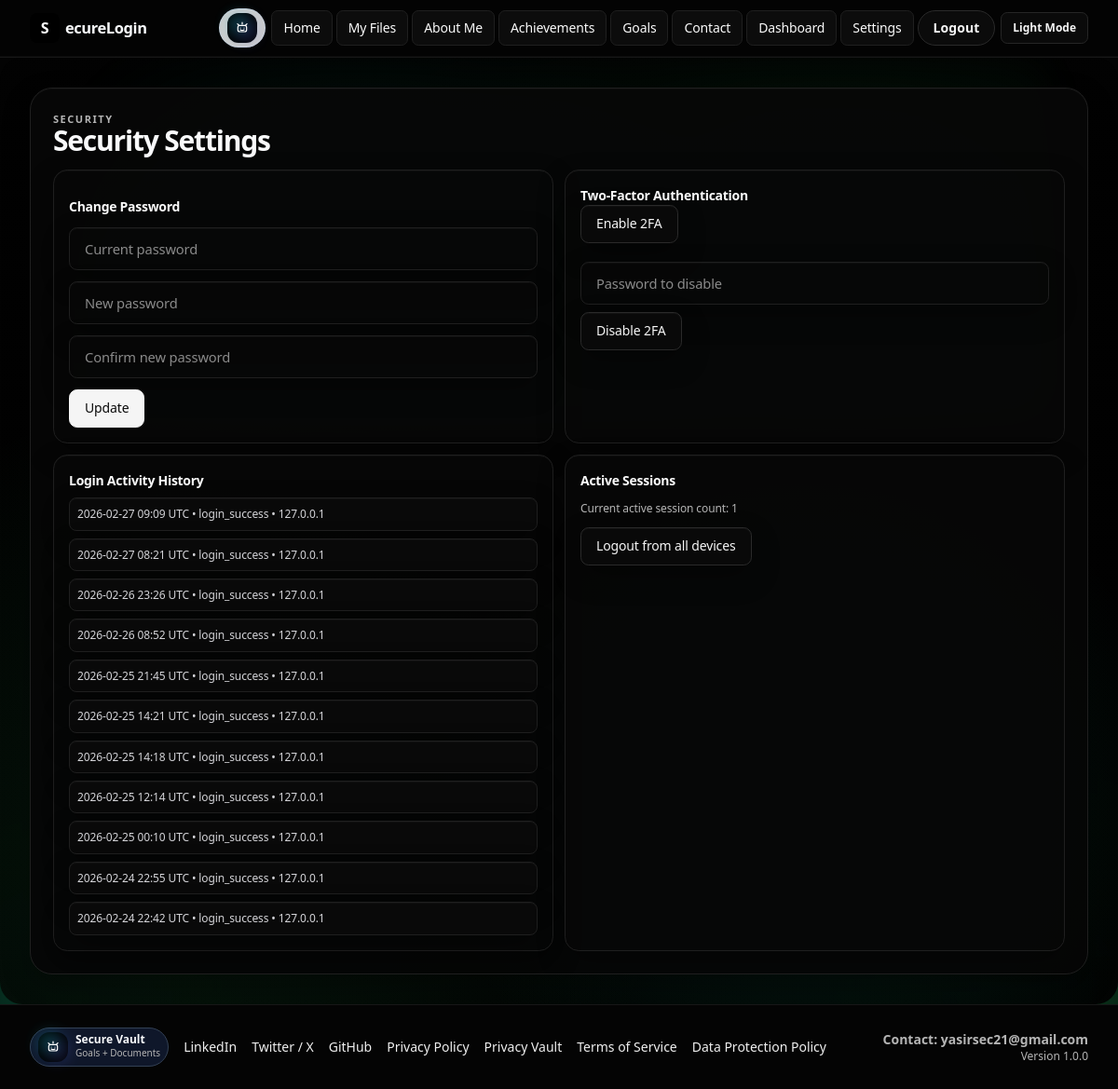
Screenshot of /security-settings (signed in) with the database file from the repository.
### app.py (models this page shows)
class ActivityLog(db.Model):
    id = db.Column(db.Integer, primary_key=True)
    user_id = db.Column(db.Integer, db.ForeignKey("user.id"), nullable=True)
    event_type = db.Column(db.String(80), nullable=False)
    details = db.Column(db.Text, nullable=True)
    ip_address = db.Column(db.String(64), nullable=True)
    created_at = db.Column(db.DateTime, default=datetime.utcnow, nullable=False)

### app.py (the view, shortened to what this page needs)
@app.route("/security-settings", methods=["GET", "POST"])
@login_required
def security_settings():
    recent_logins = (
        ActivityLog.query.filter_by(user_id=current_user.id)
        .filter(ActivityLog.event_type.like("login%"))
        .order_by(ActivityLog.created_at.desc())
        .limit(15)
        .all()
    )
    active_sessions = 1
    otp_uri = None
    if current_user.twofa_secret and pyotp:
        otp_uri = pyotp.TOTP(current_user.twofa_secret).provisioning_uri(
            name=current_user.email,
            issuer_name="SecureLogin",
        )
    return render_template(
        "security_settings.html",
        recent_logins=recent_logins,
        active_sessions=active_sessions,
        otp_uri=otp_uri,
        **ctx("Security Settings"),
    )

### app.py (called while the page is built)
@login_manager.user_loader
def load_user(user_id):
    return User.query.get(int(user_id))

def normalize_role(role):
    value = (role or "user").strip().lower()
    return value if value in ALLOWED_ROLES else "user"

def can_upload_posts():
    return current_user.is_authenticated and normalize_role(current_user.role) in {"owner", "admin"}

def is_owner():
    return current_user.is_authenticated and normalize_role(current_user.role) == "owner"

def is_admin_or_owner():
    return current_user.is_authenticated and normalize_role(current_user.role) in {"owner", "admin"}

def get_panel_endpoint(user_obj):
    role = normalize_role(getattr(user_obj, "role", "user"))
    if role in {"owner", "admin"}:
        return "owner_panel"
    return "dashboard"

def ctx(title):
    panel_endpoint = "user_panel"
    if current_user.is_authenticated:
        panel_endpoint = get_panel_endpoint(current_user)
    return {
        "title": title,
        "created_on": date.today().isoformat(),
        "is_logged_in": current_user.is_authenticated,
        "is_admin_owner": is_admin_or_owner(),
        "is_owner": is_owner(),
        "can_upload": can_upload_posts(),
        "panel_endpoint": panel_endpoint,
        "recaptcha_site_key": app.config.get("RECAPTCHA_SITE_KEY", ""),
        "app_version": app.config.get("APP_VERSION", "1.0.0"),
        "social_x_url": app.config.get("SOCIAL_X_URL", "https://x.com"),
        "social_linkedin_url": app.config.get("SOCIAL_LINKEDIN_URL", "https://www.linkedin.com"),
        "social_github_url": app.config.get("SOCIAL_GITHUB_URL", "https://github.com/ImYasir02"),
    }

def enforce_session_version():
    if not current_user.is_authenticated:
        return None
    current_version = session.get("session_version")
    if current_version is None:
        session["session_version"] = current_user.session_version
        return None
    if current_version != current_user.session_version:
        logout_user()
        flash("Session expired. Please login again.", "error")
        return redirect(url_for("login"))
    return None

    @property
    def is_active(self):
        return bool(self.is_active_user)

### app/templates/security_settings.html (shortened to what this page needs)
{% extends "base.html" %}
{% block content %}
<section class="security-settings-page relative overflow-hidden rounded-3xl border border-slate-300 bg-white p-6 shadow-sm dark:border-white/10 dark:bg-[#080d28]">
  <div class="relative">
  <p class="text-[11px] font-semibold uppercase tracking-[0.2em] text-slate-600 dark:text-cyan-200">Security</p>
  <h1 class="text-3xl font-semibold text-black dark:text-white">Security Settings</h1>
  <div class="security-settings-grid mt-4 grid gap-4 lg:grid-cols-2">
    <form method="POST" class="rounded-2xl border border-slate-300 p-4 space-y-3 dark:border-white/10 dark:bg-white/5">
      <p class="text-sm font-semibold">Change Password</p>
      <input type="password" name="current_password" required placeholder="Current password" class="w-full rounded-xl border border-slate-300 px-4 py-3 text-sm">
      <input type="password" name="new_password" required placeholder="New password" class="w-full rounded-xl border border-slate-300 px-4 py-3 text-sm">
      <input type="password" name="confirm_password" required placeholder="Confirm new password" class="w-full rounded-xl border border-slate-300 px-4 py-3 text-sm">
      <button class="rounded-xl bg-black px-4 py-2 text-sm text-white dark:bg-gradient-to-r dark:from-indigo-500 dark:to-blue-500" type="submit">Update</button>
    </form>
    <div class="rounded-2xl border border-slate-300 p-4 space-y-3 dark:border-white/10 dark:bg-white/5">
      <p class="text-sm font-semibold">Two-Factor Authentication</p>
      <form method="POST" class="inline">
        <button class="rounded-xl border border-slate-300 px-4 py-2 text-sm dark:border-white/15 dark:text-white" type="submit">Enable 2FA</button>
      </form>
      <form method="POST" class="space-y-2">
        <input type="password" name="current_password" placeholder="Password to disable" class="w-full rounded-xl border border-slate-300 px-4 py-3 text-sm">
        <button class="rounded-xl border border-rose-300 px-4 py-2 text-sm text-rose-700 dark:border-rose-400/40 dark:text-rose-300" type="submit">Disable 2FA</button>
      </form>
    </div>
    <div class="rounded-2xl border border-slate-300 p-4 dark:border-white/10 dark:bg-white/5">
      <p class="text-sm font-semibold">Login Activity History</p>
      <ul class="mt-2 space-y-2 text-xs text-slate-700">
        {% for item in recent_logins %}
          <li class="rounded-lg border border-slate-300 p-2 dark:border-white/10 dark:bg-white/5">{{ item.created_at.strftime('%Y-%m-%d %H:%M UTC') }} • {{ item.event_type }} • {{ item.ip_address or 'n/a' }}</li>
        {% else %}
          <li>No history yet.</li>
        {% endfor %}
      </ul>
    </div>
    <div class="rounded-2xl border border-slate-300 p-4 space-y-3 dark:border-white/10 dark:bg-white/5">
      <p class="text-sm font-semibold">Active Sessions</p>
      <p class="text-xs text-slate-700">Current active session count: {{ active_sessions }}</p>
      <form method="POST">
        <button class="rounded-xl border border-slate-300 px-4 py-2 text-sm dark:border-white/15 dark:text-white" type="submit">Logout from all devices</button>
      </form>
    </div>
  </div>
  </div>
</section>
{% endblock %}

### app/templates/base.html (shortened to what this page needs)
<!doctype html>
<html lang="en" class="h-full">
<head>
  <script src="https://cdn.tailwindcss.com"></script>
</head>
<body class="h-full light-fx-medium endpoint-{{ (request.endpoint or 'unknown')|replace('_', '-') }} bg-white text-slate-900 transition-colors duration-200 dark:bg-slate-950 dark:text-slate-100">
  <div class="min-h-full">
    <header class="sticky top-0 z-40 border-b border-slate-300 bg-white/95 backdrop-blur dark:border-slate-700 dark:bg-slate-950/95">
      {% set endpoint = request.endpoint or '' %}
      {% set home_active = endpoint == 'home' %}
      {% set vault_active = endpoint in ['vault', 'vault_share_page'] %}
      {% set about_active = endpoint == 'about' %}
      {% set achievements_active = endpoint == 'achievements' %}
      {% set goals_active = endpoint == 'goals' %}
      {% set contact_active = endpoint == 'contact' %}
      {% set user_panel_active = endpoint in ['user_panel', 'dashboard'] %}
      {% set settings_active = endpoint == 'settings' %}
      {% set admin_active = endpoint in ['owner_panel', 'user_management', 'contact_messages', 'messages_view_alias'] %}
      {% set nav_active_class = 'nav-active-glow rounded-full border border-cyan-300/55 px-3 py-2 text-sm font-semibold tracking-[0.01em] transition duration-150 ease-out bg-[linear-gradient(180deg,#101827_0%,#0f172a_100%)] text-white ring-2 ring-cyan-300/35 shadow-[0_0_0_1px_rgba(34,211,238,0.32),0_0_18px_rgba(34,211,238,0.28),0_10px_24px_rgba(15,23,42,0.22)] dark:border-cyan-300/30 dark:bg-cyan-400/12 dark:text-white dark:ring-cyan-300/30 dark:shadow-[0_0_0_1px_rgba(34,211,238,0.22),0_0_22px_rgba(34,211,238,0.22)]' %}
      {% set nav_idle_class = 'rounded-full px-3 py-2 text-sm font-semibold tracking-[0.005em] transition duration-150 ease-out text-slate-700 hover:bg-slate-100 hover:text-black dark:text-white/85 dark:hover:bg-white/10 dark:hover:text-white' %}
      {% set nav_outline_class = 'rounded-full border border-slate-300 px-4 py-2 text-sm font-semibold tracking-[0.005em] text-black transition duration-150 ease-out hover:bg-slate-100 dark:border-white/15 dark:bg-transparent dark:text-white dark:hover:bg-white/10' %}
      {% set nav_cta_class = 'rounded-full border border-slate-300 bg-white px-4 py-2 text-sm font-semibold tracking-[0.005em] text-black transition duration-150 ease-out hover:bg-slate-100 dark:border-transparent dark:bg-gradient-to-r dark:from-indigo-500 dark:to-blue-500 dark:text-white dark:shadow-[0_8px_24px_rgba(79,70,229,0.35)] dark:hover:brightness-110' %}
      {% set mobile_nav_active = 'mobile-nav-active-glow rounded-full border border-cyan-300/50 px-3 py-1.5 text-xs font-semibold tracking-[0.01em] transition duration-150 ease-out bg-[linear-gradient(180deg,#101827_0%,#0f172a_100%)] text-white ring-2 ring-cyan-300/30 shadow-[0_0_0_1px_rgba(34,211,238,0.24),0_0_14px_rgba(34,211,238,0.24)] dark:border-cyan-300/30 dark:bg-cyan-400/12 dark:text-white dark:ring-cyan-300/25' %}
      {% set mobile_nav_idle = 'rounded-full px-3 py-1.5 text-xs font-semibold tracking-[0.005em] transition duration-150 ease-out text-black dark:text-white/85' %}
      {% set mobile_nav_outline = 'rounded-full border border-slate-300 px-3 py-1.5 text-xs font-semibold tracking-[0.005em] transition duration-150 ease-out text-black dark:border-white/15 dark:text-white' %}
      {% set mobile_nav_cta = 'rounded-full border border-slate-300 bg-white px-3 py-1.5 text-xs font-semibold tracking-[0.005em] transition duration-150 ease-out text-black dark:border-transparent dark:bg-gradient-to-r dark:from-indigo-500 dark:to-blue-500 dark:text-white' %}
      <div class="mx-auto flex h-[3.8rem] max-w-7xl items-center justify-between px-4 sm:px-6 lg:px-8 dark:bg-[#121731]/95">
        <a href="{{ url_for('home') }}" class="inline-flex items-center gap-1.5 text-[1.03rem] font-semibold tracking-tight text-black dark:text-white">
          <span class="inline-flex h-8 w-8 items-center justify-center rounded-lg bg-black text-base font-bold text-white dark:bg-white dark:text-[#0d132b]">S</span>
          <span>ecureLogin</span>
        </a>
        <div class="flex items-center gap-1.5">
          {% set vault_brand_href = url_for('dashboard') if is_logged_in else url_for('login') %}
          {% set vault_brand_size = 'sm' %}
          {% set vault_brand_show_text = false %}
          {% set vault_brand_with_glow = true %}
          {% set vault_brand_classes = 'hidden sm:inline-flex rounded-full border border-slate-300/90 bg-white/80 px-2 py-1 dark:border-white/10 dark:bg-white/5' %}
          {% set vault_brand_icon_classes = 'shadow-[0_0_0_1px_rgba(255,255,255,0.08)]' %}
          {% include 'partials/vault_brand.html' %}
          <nav class="hidden items-center gap-0.5 lg:gap-1 md:flex">
            {% if not is_logged_in %}
              <a href="{{ url_for('home') }}" class="{{ nav_active_class if home_active else nav_idle_class }}">Home</a>
              <a href="{{ url_for('vault') }}" class="{{ nav_active_class if vault_active else nav_idle_class }}">My Files</a>
              <a href="{{ url_for('about') }}" class="{{ nav_active_class if about_active else nav_idle_class }}">About Me</a>
              <a href="{{ url_for('achievements') }}" class="{{ nav_active_class if achievements_active else nav_idle_class }}">Achievements</a>
              <a href="{{ url_for('goals') }}" class="{{ nav_active_class if goals_active else nav_idle_class }}">Goals</a>
              <a href="{{ url_for('contact') }}" class="{{ nav_active_class if contact_active else nav_idle_class }}">Contact</a>
              <a href="{{ url_for('login') }}" class="{{ nav_outline_class }}">Login</a>
              <a href="{{ url_for('register') }}" class="{{ nav_cta_class }}">Signup</a>
            {% else %}
              <a href="{{ url_for('home') }}" class="{{ nav_active_class if home_active else nav_idle_class }}">Home</a>
              <a href="{{ url_for('vault') }}" class="{{ nav_active_class if vault_active else nav_idle_class }}">My Files</a>
              <a href="{{ url_for('about') }}" class="{{ nav_active_class if about_active else nav_idle_class }}">About Me</a>
              <a href="{{ url_for('achievements') }}" class="{{ nav_active_class if achievements_active else nav_idle_class }}">Achievements</a>
              <a href="{{ url_for('goals') }}" class="{{ nav_active_class if goals_active else nav_idle_class }}">Goals</a>
              <a href="{{ url_for('contact') }}" class="{{ nav_active_class if contact_active else nav_idle_class }}">Contact</a>
              {% if is_admin_owner %}
                <a href="{{ url_for('owner_panel') }}" class="{{ nav_active_class if admin_active else nav_outline_class }}">Owner Panel</a>
              {% else %}
                <a href="{{ url_for('dashboard') }}" class="{{ nav_active_class if user_panel_active else nav_idle_class }}">Dashboard</a>
              {% endif %}
              <a href="{{ url_for('settings') }}" class="{{ nav_active_class if settings_active else nav_idle_class }}">Settings</a>
              <a href="{{ url_for('logout') }}" class="{{ nav_outline_class }}">Logout</a>
            {% endif %}
          </nav>
          <button id="themeToggle" type="button" class="rounded-full border border-slate-300 px-3 py-2 text-xs font-semibold text-black transition hover:bg-slate-100 dark:border-white/15 dark:bg-white/5 dark:text-white dark:hover:bg-white/10">
          </button>
        </div>
      </div>
    </header>
    <main class="mx-auto w-full max-w-7xl px-4 py-8 sm:px-6 lg:px-8">
      {% block content %}{% endblock %}
    </main>
        {% set vault_brand_size = 'sm' %}
        {% set vault_brand_show_text = false %}
        {% set vault_brand_with_glow = true %}
        {% set vault_brand_classes = '' %}
    <footer class="relative overflow-hidden border-t border-slate-200 bg-white dark:border-white/10 dark:bg-[#070b23]">
      <div class="relative mx-auto flex max-w-7xl flex-col gap-4 px-4 py-6 text-sm sm:flex-row sm:items-center sm:justify-between sm:px-6 lg:px-8">
        <div class="flex flex-wrap items-center gap-4 text-slate-600 dark:text-white/75">
          {% set vault_brand_href = url_for('dashboard') if is_logged_in else url_for('login') %}
          {% set vault_brand_size = 'sm' %}
          {% set vault_brand_show_text = true %}
          {% set vault_brand_with_glow = true %}
          {% set vault_brand_label = 'Secure Vault' %}
          {% set vault_brand_subtitle = 'Goals + Documents' %}
          {% set vault_brand_classes = 'rounded-full border border-slate-300 bg-white px-2 py-1 dark:border-white/10 dark:bg-white/5' %}
          {% set vault_brand_icon_classes = '' %}
          {% include 'partials/vault_brand.html' %}
          <a href="{{ social_linkedin_url }}" target="_blank" rel="noopener" class="hover:underline">LinkedIn</a>
          <a href="{{ social_x_url }}" target="_blank" rel="noopener" class="hover:underline">Twitter / X</a>
          <a href="{{ social_github_url }}" target="_blank" rel="noopener" class="hover:underline">GitHub</a>
          <a href="{{ url_for('privacy_policy') }}" class="hover:underline">Privacy Policy</a>
          <a href="{{ url_for('privacy_vault') }}" class="hover:underline">Privacy Vault</a>
          <a href="{{ url_for('terms') }}" class="hover:underline">Terms of Service</a>
          <a href="{{ url_for('data_retention') }}" class="hover:underline">Data Protection Policy</a>
        </div>
        <div class="text-right">
          <div class="font-semibold text-slate-700 dark:text-white">Contact: yasirsec21@gmail.com</div>
          <div class="text-xs text-slate-500 dark:text-white/65">Version {{ app_version }}</div>
        </div>
      </div>
    </footer>
  </div>
</body>
</html>

### app/templates/partials/vault_brand.html (shortened to what this page needs)
{% set v_label = vault_brand_label|default('Secure Vault') %}
{% set v_href = vault_brand_href|default(None) %}
{% if v_href %}
  <a href="{{ v_href }}" class="inline-flex items-center" aria-label="{{ v_label }}">{{ content|safe }}</a>
{% else %}
  {{ content|safe }}
{% endif %}

### rows the page displays
ActivityLog: created_at "2026-02-27 09:09 UTC", event_type "login_success", ip_address "127.0.0.1"
ActivityLog: created_at "2026-02-27 08:21 UTC", event_type "login_success", ip_address "127.0.0.1"
ActivityLog: created_at "2026-02-26 23:26 UTC", event_type "login_success", ip_address "127.0.0.1"
ActivityLog: created_at "2026-02-26 08:52 UTC", event_type "login_success", ip_address "127.0.0.1"
ActivityLog: created_at "2026-02-25 21:45 UTC", event_type "login_success", ip_address "127.0.0.1"
ActivityLog: created_at "2026-02-25 14:21 UTC", event_type "login_success", ip_address "127.0.0.1"
ActivityLog: created_at "2026-02-25 14:18 UTC", event_type "login_success", ip_address "127.0.0.1"
ActivityLog: created_at "2026-02-25 12:14 UTC", event_type "login_success", ip_address "127.0.0.1"
ActivityLog: created_at "2026-02-25 00:10 UTC", event_type "login_success", ip_address "127.0.0.1"
ActivityLog: created_at "2026-02-24 22:55 UTC", event_type "login_success", ip_address "127.0.0.1"
ActivityLog: created_at "2026-02-24 22:42 UTC", event_type "login_success", ip_address "127.0.0.1"

### other values shown
{{ active_sessions }} "1"
{{ content|safe }} "Secure Vault Goals + Documents"
{{ app_version }} "1.0.0"
